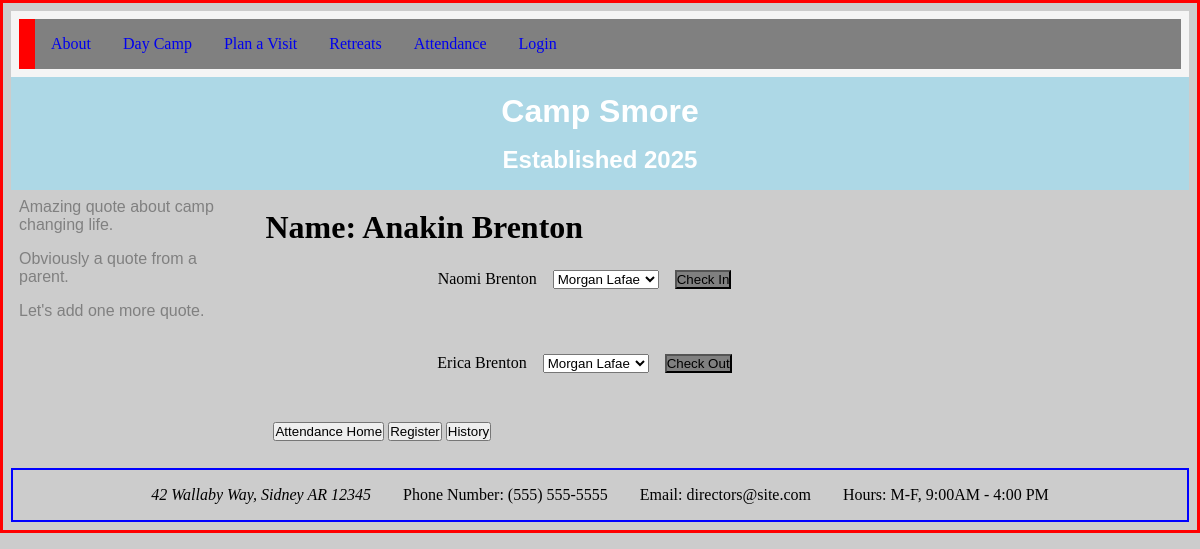
The app's page /attendance/adult_details/2 with its own data.
### attendance/models.py (models this page shows)
class Adult(models.Model):
    first_name = models.CharField(max_length=64)
    last_name = models.CharField(max_length=64)
    adult_phone_number = models.CharField(max_length=12, default=00000000000)
    children = models.ManyToManyField(Child, related_name="adults")
    def __str__(self):
        return f"{self.first_name} {self.last_name}"

class Child(models.Model):
    first_name = models.CharField(max_length=64)
    last_name = models.CharField(max_length=64)
    attendance_status = models.SmallIntegerField(default=0)
    def __str__(self):
        return f"{self.first_name} {self.last_name}"

### attendance/views.py (the view)
# urls.py: path("adult_details/<int:adult_id>", views.adult_details, name="adult_details"),
def adult_details(request, adult_id):
    adult = Adult.objects.get(pk=adult_id)
    children = adult.children.all()
    return render(request, "attendance/adult.html", {
        "adult": adult,
        "children": children,
        "staffs": Staff.objects.all(),
        "message": ""
    })

### attendance/models.py (called while the page is built)
    def __str__(self):
        return f"{self.first_name} {self.last_name}"

### attendance/templates/attendance/adult.html (shortened to what this page needs)
{% extends "attendance/layout.html" %}
{% load static %}
{% block content %}
    <h1>Name: {{ adult }} </h1>
    {% for child in children %}
        <div>
            <form method="post" action="{% url 'attendance:change_status' child.id %}">
                <div class="horizontal">
                    <div>{{ child }}</div>
                    <div>
                        <select name="staff">
                            {% for staff in staffs %}
                                <option value="{{ staff.id }}">{{ staff }}</option>
                            {% endfor %}
                        </select>
                    </div>
                    <div>
                        {% if child.attendance_status == 0 %}
                            <button type="submit" class="attendance_button" value=1>Check In</button>
                        {% else %}
                            <button type="submit" class="attendance_button" value=0>Check Out</button>
                        {% endif %}
                    </div>
                </div>
            </form>
        </div>
    {% endfor %}
{% endblock %}

### attendance/static/attendance/styles.css (style rules this page uses)
html { max-width: 100%; }
* { margin: 0; padding: 0; box-sizing: border-box; }
body { background-color: #cccccc; border: red 3px solid; width: 100%; }
.attendance_button { background-color: gray; }
div { padding: .5rem; }
.horizontal { display: flex; flex-direction: row; width: 70%; position: relative; justify-content: center; }

### records on screen
Adult: first_name+last_name "Anakin Brenton"
Child: first_name+last_name "Naomi Brenton", attendance_status "Check In"
Child: first_name+last_name "Erica Brenton", attendance_status "Check Out"

### other values on screen
form field staff "Morgan Lafae"
